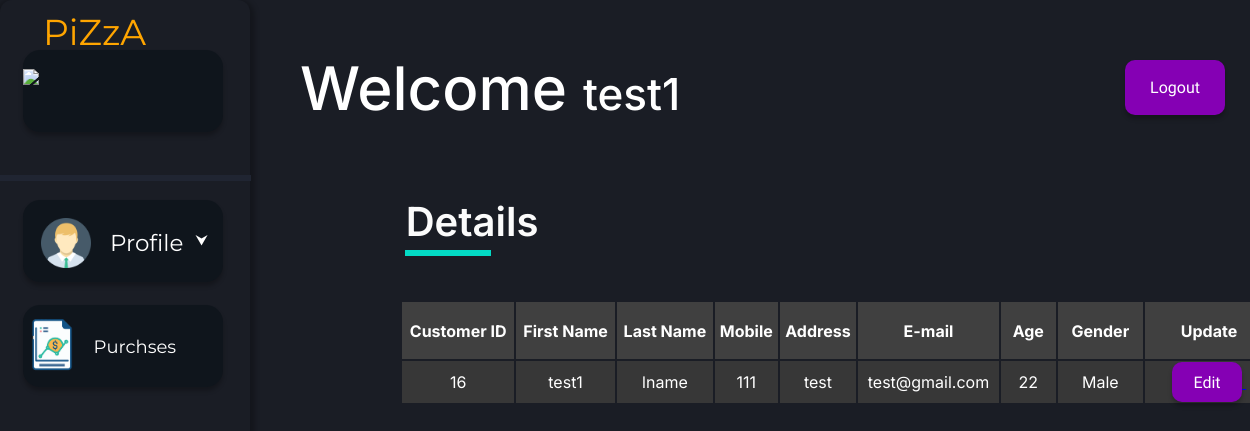
Screenshot of /custViewUserDetails.php (signed in) with the database file from the repository.
### tables this page shows
CREATE TABLE `crm_customer` (
  `customer_id` int(11) NOT NULL,
  `fname` varchar(15) NOT NULL,
  `lname` varchar(15) NOT NULL,
  `username` varchar(20) NOT NULL,
  `mob` int(11) NOT NULL,
  `address` varchar(50) NOT NULL,
  `email` varchar(50) NOT NULL,
  `age` int(11) NOT NULL,
  `gender` varchar(6) NOT NULL
);

### custViewUserDetails.php (the view, shortened to what this page needs)
<?php require_once('./phpFunc/connection/connect.php');
    $id = $_SESSION["c_id"];
$sql = "SELECT * FROM crm_customer where customer_id = $id";
mysqli_query($connection, $sql);
$result = mysqli_query($connection,$sql);
?>
<!DOCTYPE html>
<html>
<head>
        <link href="./styles/customer/cusmain.css" rel="stylesheet">
</head>
<body>
<div>
<span class="wel-msg"><p>Welcome <span style="font-size:44px;"><?php echo $_SESSION["name"]; ?></span></p></span>
<span class="sub-head">Details</span> <div class="sub-line"></div>
<span><a href="./phpFunc/functions/customer/logout.php"><button class="log_out-button">Logout</button> </a></span>
</div>
<div class="menu">
<div class="piza-staff"><img class="piza-logo" src="./assets/img/logo.png">
<span class="menu-text" style="color:orange;">PiZzA</span>
</div>
 <div class="menu-line"></div>
<button class="pro-view">
      <img class="pro-avatar" src="./assets/img/pro_avatar.png">
      <span class="pro-text">Profile </span>
</button>
<a href='./customerViewSales.php'><button class="sales-but">
      <img class="sales-logo" src="./assets/img/sales.png">
      <span class="sales-text" style="font-size: large;">Purchses </span>
</button></a>
</div>
<table border="0" class="table_dec">
<tr bgcolor="#404040">
<th>Customer ID</th>
<th>First Name</th>
<th>Last Name</th>
<th>Mobile</th>
<th>Address</th>
<th>E-mail</th>
<th>&nbsp;&nbsp;Age&nbsp;&nbsp;</th>
<th>&nbsp;&nbsp;Gender&nbsp;&nbsp;</th>
<th>Update</th>
</tr>
<?php
$row = mysqli_fetch_assoc($result);
    echo "
        <tr bgcolor='#373737'>
            <td>" . $row['customer_id'] . "</td>
            <td>" . $row['fname'] . "</td>
            <td>" . $row['lname'] . "</td>
            <td>" . $row['mob'] . "</td>
            <td>" . $row['address'] . "</td>
            <td>" . $row['email'] . "</td>
            <td>" . $row['age'] . "</td>
            <td>" . $row['gender'] . "</td>
            <td>&nbsp;&nbsp;&nbsp;&nbsp;<a href='./phpFunc/functions/customer/update.php?customer_id=".$row['customer_id']."'><button class='edit-button' role='button'>Edit</button> </a>&nbsp;&nbsp;&nbsp;&nbsp;</td>
        </tr>";
?>
</table>
</body>
</html>

### styles/customer/cusmain.css (style rules this page uses)
body { background-color: #1A1D25; margin: 0px 0 10px; }
.table_dec { font-family: 'Inter', sans-serif; padding-bottom: 50px; box-sizing: border-box; text-align: center; border-color:#27262C; border: 0px solid #5B5B5B; color:white; position: relative; left: 400px; top:300px; width: 70%; height: auto; border-radius: 4px; }
th { height: 55px; }
.wel-msg { position: absolute; left: 300px; top: -10px; font-family: 'Inter'; font-style: normal; font-weight: 500; font-size: 60px; line-height: 77px; color: #FFFFFF; }
.sub-head { position: absolute; width: 224px; height: 38px; left: 360px; top: 200px; text-align: center; font-family: 'Inter'; font-style: normal; font-weight: 600; font-size: 40px; line-height: 44px; color: #FBFBFB; }
.menu { position: absolute; width: 250px; height:800px; left: 0px; top: 0px; background: #1A1D25; box-shadow: 0px 4px 5px 5px rgba(0, 0, 0, 0.25); border-radius: 12px; }
.piza-logo { height: auto; width: 80px; }
.piza-staff { position: absolute; width: 200px; height: 82px; left: 23px; top: 50px; background: #0F151C; box-shadow: 0px 4px 4px rgba(0, 0, 0, 0.25); border-radius: 17px; }
.menu-text { font-family: "Montserrat", sans-serif; font-size:36px; position:relative; bottom:40px; }
.sub-line { border: 3px solid #03DAC5; width:80px; position: absolute; left: 405px; top: 250px; }
.menu-line { border: 3px solid #202532; width:245px; position: relative; top:175px; }
.pro-view { position: absolute; width: 200px; height: 82px; left: 23px; top: 200px; outline:0; border:0; background: #0F151C; box-shadow: 0px 4px 4px rgba(0, 0, 0, 0.25); border-radius: 17px; }
.pro-avatar { height: auto; width: 50px; position: relative; left:-10px; top:5px; }
.pro-text { font-family: "Montserrat", sans-serif; font-size:23px; position:relative; bottom:12px; left:5px; color:white; cursor:default; }
.pro-view:after { content: '\2B9F'; color: white; font-weight: bold; float: right; margin-left: 5px; position: relative; top:20px; right:10px; }
.sales-but { position: absolute; width: 200px; height: 82px; left: 23px; top: 305px; outline:0; border:0; background: #0F151C; box-shadow: 0px 4px 4px rgba(0, 0, 0, 0.25); border-radius: 17px; }
.sales-logo { height: auto; width: 90px; position: relative; left:-28px; top:1px; }
.sales-text { font-family: "Montserrat", sans-serif; font-size:23px; position:relative; bottom:20px; left:-35px; color:white; cursor:default; }
.edit-button { appearance: none; background-color: #8500B4; border: 0px solid #1A1A1A; border-radius: 10px; box-sizing: border-box; color: #FFFFFF; cursor: pointer; display: inline-block; font-family: 'Exo', sans-serif; font-size: 16px; width: 70px; height: 40px; outline: none; text-align: center; text-decoration: none; transition: all 300ms cubic-bezier(.23, 1, 0.32, 1); user-select: none; -webkit-user-select: none; touch-action: manipulation; box-shadow: 0px 4px 4px rgba(0, 0, 0, 0.25); will-change: transform; }
.log_out-button { appearance: none; background-color: #8500B4; border: 0px solid #1A1A1A; border-radius: 10px; box-sizing: border-box; color: #FFFFFF; cursor: pointer; display: inline-block; font-family: 'Exo', sans-serif; font-size: 16px; width: 100px; height: 55px; outline: none; text-align: center; text-decoration: none; transition: all 300ms cubic-bezier(.23, 1, 0.32, 1); user-select: none; -webkit-user-select: none; touch-action: manipulation; box-shadow: 0px 4px 4px rgba(0, 0, 0, 0.25); will-change: transform; position: absolute; left: 90%; top: 60px; }

### rows the page displays
crm_customer: customer_id "16", fname "test1", lname "lname", mob "111", address "test", email "test@gmail.com", age "22", gender "Male"

### other values shown
$_SESSION["name"] "test1"
